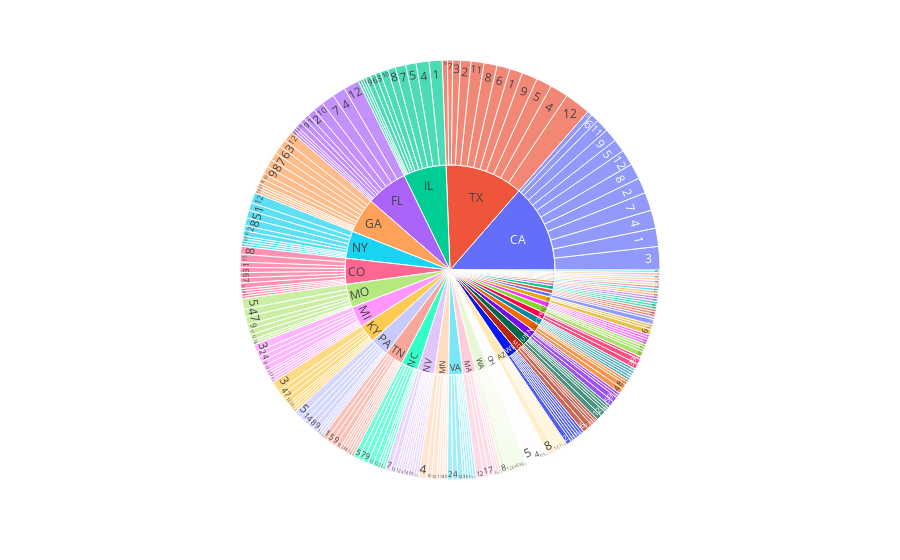

Notebook code for this chart:
### Markdown cell above
Idea: Hierarchical view in othe order of month and destination state holding value of number of flights

To do

- Create sunburst chart using px.sunburst.
- Define hierarchy of sectors from root to leaves in path parameter. Here, we go from Month to DestStateName feature.
- Set sector values in values paramter. Here, we can pass in Flights feature.
- Show the figure.

### Code cell
fig = px.sunburst(data, path = ['Month', 'DestState'], values='Flights')

fig.show()

### Figure 1 — Plotly figure (JSON) as saved in the notebook; plotly's stock layout.template omitted (floating-point values rounded to 4 significant figures; data arrays with more than 128 entries replaced by an {"elided": "..."} marker saying what was removed)
{"data": [{"branchvalues": "total", "domain": {"x": [0, 1], "y": [0, 1]}, "hovertemplate": "labels=%{label}<br>Flights=%{value}<br>parent=%{parent}<br>id=%{id}<extra></extra>", "ids": {"elided": "291 str values"}, "labels": {"elided": "291 str values"}, "name": "", "parents": {"elided": "291 str values"}, "type": "sunburst", "values": {"elided": "291 int values"}}], "layout": {"legend": {"tracegroupgap": 0}, "margin": {"t": 60}}}
